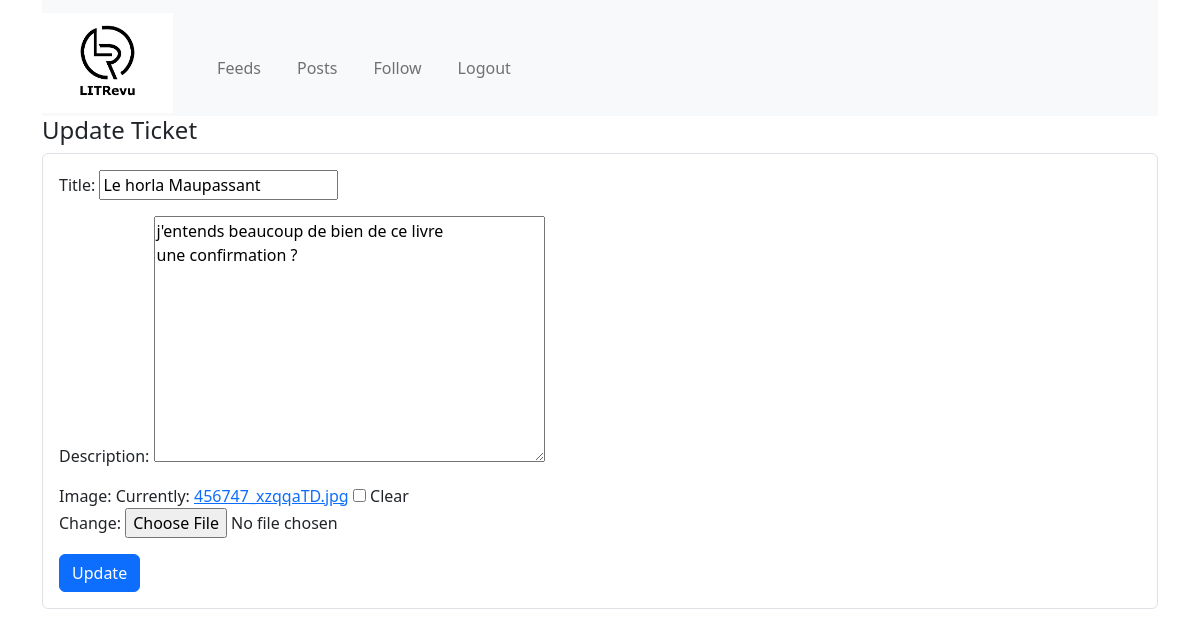
The app's page /ticket/8/update/ (signed in) with its own data.
### app/models.py (models this page shows)
class Ticket(models.Model):
    title = models.CharField(max_length=128)
    description = models.TextField(max_length=2048, blank=True)
    user = models.ForeignKey(to=settings.AUTH_USER_MODEL, on_delete=models.CASCADE)
    image = models.ImageField(null=True, blank=True)
    time_created = models.DateTimeField(auto_now_add=True)

### app/views.py (the view, shortened to what this page needs)
# urls.py: path('ticket/<int:pk>/update/', TicketUpdateView.as_view(), name='ticket-update'),
class TicketUpdateView(LoginRequiredMixin, UpdateView):
    model = Ticket
    fields = ['title', 'description', 'image']
    template_name = 'ticket-update.html'

### app/templates/ticket-update.html (shortened to what this page needs)
{% extends "base.html" %}
{% block content %}
        <h4>Update Ticket</h4>
        <form method="post" class="border rounded p-3">
            {{ form.as_p }}
            <button type="submit" class="btn btn-primary">Update</button>
        </form>
{% endblock %}

### records on screen
Ticket: title "Le horla Maupassant", description "j'entends beaucoup de bien de ce livre une confirmation ?"
